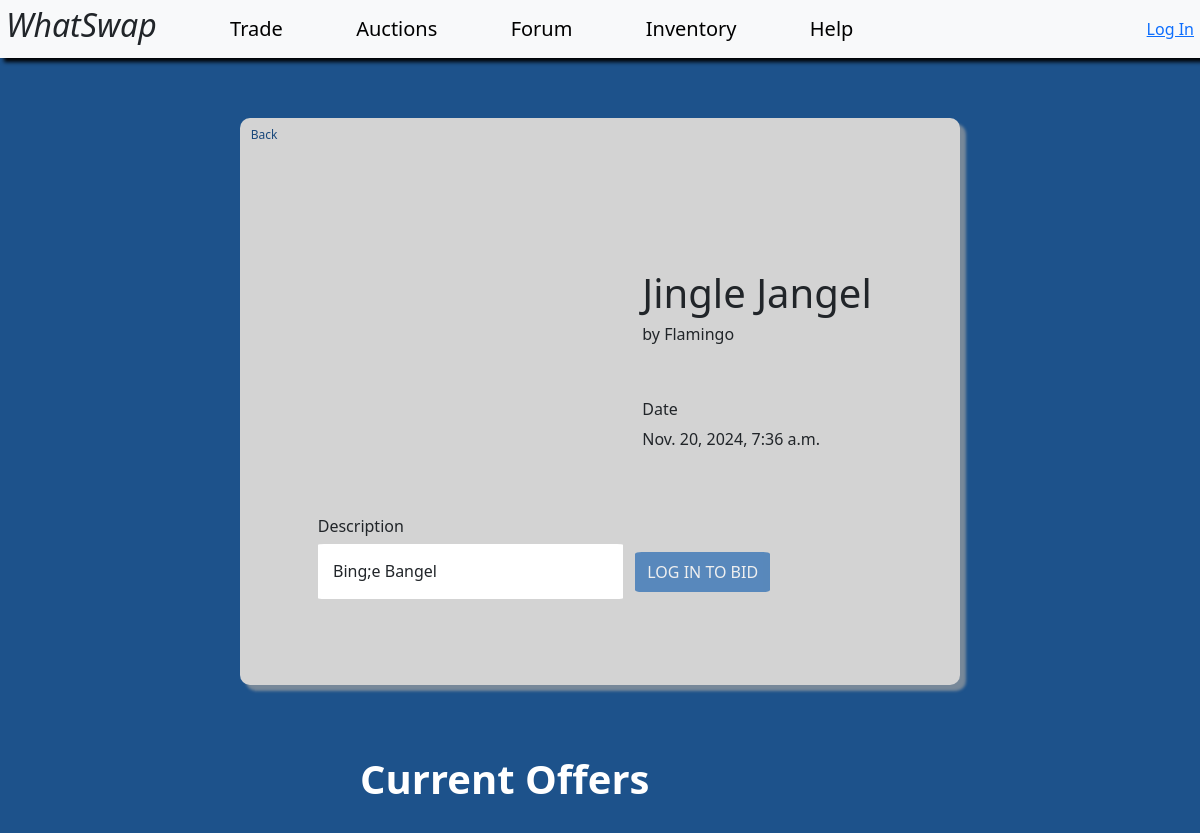
/trades/trade_info/1/, run on the app's committed database.
### main/models.py (models this page shows, shortened)
class Offer(models.Model):
    offer_title = models.CharField(max_length = 100)
    offer_desc = models.TextField(max_length = 500)
    offer_item = models.ForeignKey(Item, on_delete=models.CASCADE, null = True)
    offer_image_url = models.CharField(max_length= 500, default="https://www.google.com/url?sa=i&url=https%3A%2F%2Fthenounproject.com%2Fbrowse%2Ficons%2Fterm%2Fimage-default%2F&psig=AOvVaw0AmbHrPZZfAhJINI2MKJQP&ust=1730758995426000&source=images&cd=vfe&opi=89978449&ved=0CBEQjRxqFwoTCPDKxOqZwYkDFQAAAAAdAAAAABAI")
    date_offered = models.DateTimeField(default = tz.now)
    is_directed = models.BooleanField(default = False)
    directed_offer_id = models.ForeignKey('self', on_delete=models.CASCADE, null = True, blank = True)
    class OfferStatus(models.TextChoices):
        CLOSED = 'CLOSED'
        PENDING = 'PENDING'
        STANDBY = 'STANDBY'
    offer_status = models.CharField(
        max_length = 20,
        choices = OfferStatus.choices,
        default = OfferStatus.STANDBY,
    )

class Item(models.Model):
    owner = models.ForeignKey(User, on_delete=models.CASCADE,null=True, blank = True)
    item_name = models.CharField(max_length=100)
    item_desc = models.TextField(max_length=1000)
    image_url = models.CharField(max_length=4092,null=True, blank = True)
    created_at = models.DateTimeField(auto_now_add=True)

### main/views.py (the view)
# urls.py: path('trades/trade_info/<int:pk>/', views.trade_info, name="trade_info"),
def trade_info(request,pk):
    offer = get_object_or_404(Offer, pk=pk)
    doffers = Offer.objects.filter(directed_offer_id = offer)
    if request.method == "POST":
        if request.POST.get('is_deleting')=="true":
            offer.delete()
            return redirect('trade_browse')
    return render(request,"trading/trade_info.html",{'offer':offer,'doffers':doffers})

### templates/trading/trade_info.html (shortened to what this page needs)
<head>
    <link href="https://cdn.jsdelivr.net/npm/bootstrap@5.3.3/dist/css/bootstrap.min.css" rel="stylesheet">
</head>
<body style="background-color: #1d528b;">
    {% include "common/navbar.html"%}
    <div style="display: flex; justify-content: center">
        <div class="infocard">
            <div style="margin-left: 1.5%; margin-top: 1%; margin-bottom: 2%">
                <a href="../../" style="text-decoration: none; font-size: 12px; color: #19487b; float: left">Back</a>
            </div>
            <div style="margin-right: 5%; margin-left: 5%; padding: 5%;">
                <div style="width: 100%; display: flex; margin-right: 1%; margin-top: 2%;">
                    <div style="background-image: url('{{offer.offer_item.image_url}}'), url('https://www.svgrepo.com/show/451667/image-missing.svg');background-size:cover; height: 300px; width: 55%;">
                    </div>
                    <div style=" margin-left: 30px; width: 45%; display: flex; justify-content: center; flex-direction: column;">
                        <h1 style="margin-top: 10%">{{offer.offer_title}}</h1>
                        <h6>by {{offer.offer_item.owner.username}}</h6>
                        <br><br>
                        <h6>Date</h6>
                        <p>{{offer.date_offered}}</p>
                    </div>
                </div>
                <div style="display: flex;">
                    <div style="padding-left: 1%; padding-right: 1%; padding-top: 2%; width: 55%; overflow-wrap: break-word;">
                        <div>
                            <h6>Description</h6>
                        </div>
                        <div class="container-desc">
                            {{offer.offer_desc}}
                        </div>
                    </div>
                    <div style = "width: 45%; display: flex; flex-direction: column;">
                        <div style="height: 50% "></div>
                        <div style="height:inherit;">
                                {% if user.is_authenticated %}
                                {% if request.user == offer.offer_item.owner %}
                                    <button type="button" class="btn btn-primary" onclick="window.location.href = '/trades/trade_update/{{offer.pk}}'">
                                        EDIT TRADE
                                    </button>
                                    <button type="button" class="btn btn-danger" data-toggle="modal" data-target="#deleteModal">
                                        DELETE TRADE
                                    </button>
                                    {% include "trading/delete_modal.html" %}
                                {% else %}
                                    {% if offer.directed_offer_id.owner.pk == user.pk %}
                                        <div style="display: flex">
                                            <button class="btn-big" style="width: 100px; height: 60px; margin-left: 15px; background-color: limegreen;" onclick="window.location.href = '/directed_select_item/{{offer.pk}}'"><p style="text-decoration: none; color: white;">ACCEPT</p></button>
                                            <button class="btn-big" style="width: 100px; height: 60px; margin-left: 10px; background-color: red;" onclick="window.location.href = '/directed_select_item/{{offer.pk}}'"><p style="text-decoration: none; color: white;">REJECT</p></button>
                                        </div>
                                    {% endif %}
                                {% endif %}
                            {% else %}
                                <button type="button" class="btn btn-primary" disabled>LOG IN TO BID</button>
                            {% endif %}
                        </div>
                    </div>
                </div>
            </div>
        </div>
    </div>
    <h1 style="margin-left: 30%; margin-bottom: 5%; color: white"><b>Current Offers</b></h1>
</body>

### templates/common/styles.html (style rules this page uses)
.btn-primary { height: 40px; border: none; border-radius: 5%; background-color: #1761b0 !important; margin-left: 2.5%; }
.container-desc { padding: 5%; border-radius: 2%; background-color: white; }
.infocard { height: 80%; text-align: left; width: 60%; display: flex; flex-direction: column; margin-top: 5%; background-color: #d3d3d3; border-radius: 10px; padding-bottom: 50px; margin-bottom: 70px; box-shadow: 6px 6px 3px lightslategray; }

### data on the page
Offer: offer_title "Jingle Jangel", offer_item.owner.username "Flamingo", date_offered "Nov. 20, 2024, 7:36 a.m.", offer_desc "Bing;e Bangel"
